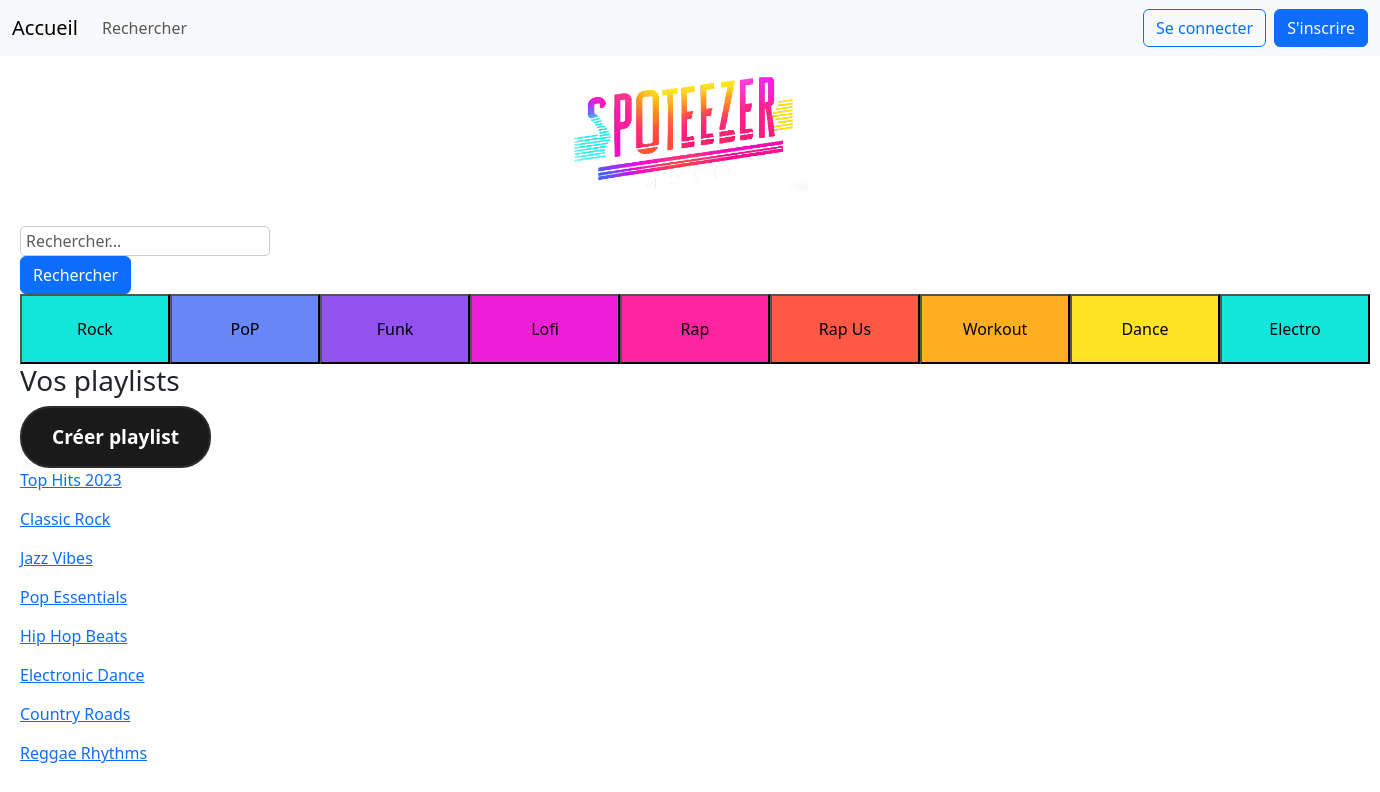
The page / on the database its author committed.
### tables this page shows
CREATE TABLE Playlist(
   id_playlist INT AUTO_INCREMENT,
   name_playlist VARCHAR(50)  NOT NULL,
   PRIMARY KEY(id_playlist)
);

### index.php (the view, shortened to what this page needs)
<?php
include('header.php');
$db = ConnexionBase();
$playlists = $db->query("SELECT * FROM playlist")->fetchAll(PDO::FETCH_ASSOC);
?>
<main id="partiePrincipale">
    <form action="search.php" method="GET" class="form-inline">
        <input id="barreDeRecherche" type="search" name="search" placeholder="Rechercher..." class="form-control mr-sm-2">
        <button type="submit" class="btn btn-primary">Rechercher</button>
    </form>
    <article>
        <div class="colorbuton">
            <a href="playlist_default.php?genre=Rock">
                <button id="boutonMusiqueRock" style="width: 150px; height: 70px;">Rock</button>
            </a>
            <a href="playlist_default.php?genre=Pop">
                <button id="boutonMusiquePop" style="width: 150px; height: 70px;">PoP</button>
            </a>
            <a href="playlist_default.php?genre=Funk">
                <button id="boutonMusiqueFunk" style="width: 150px; height: 70px;">Funk</button>
            </a>
            <a href="playlist_default.php?genre=Lofi">
                <button id="boutonMusiqueLofi" style="width: 150px; height: 70px;">Lofi</button>
            </a>
            <a href="playlist_default.php?genre=Rap">
                <button id="boutonMusiqueRap" style="width: 150px; height: 70px;">Rap</button>
            </a>
            <a href="playlist_default.php?genre=RapUs">
                <button id="boutonMusiqueRapUs" style="width: 150px; height: 70px;">Rap Us</button>
            </a>
            <a href="playlist_default.php?genre=Workout">
                <button id="boutonMusiqueWorkout" style="width: 150px; height: 70px;">Workout</button>
            </a>
            <a href="playlist_default.php?genre=Dance">
                <button id="boutonMusiqueDance" style="width: 150px; height: 70px;">Dance</button>
            </a>
            <a href="playlist_default.php?genre=Electro">
                <button id="boutonMusiqueElectro" style="width: 150px; height: 70px;">Electro</button>
            </a>
        </div>
    </article>
    <h3>Vos playlists</h3>
    <article>
        <form>
            <button id="butCreer" class="Enregister" type="button" class="btn btn-primary" data-bs-toggle="modal" data-bs-target="#modale"> Créer playlist </button>
        </form>
    </article>
    <article>
        <?php foreach($playlists as $playlist): ?>
            <a href="page_playlist.php?name_playlist=<?= $playlist['name_playlist']?>"><?= $playlist['name_playlist']?></a>
        <?php endforeach ?>
    </article>
</main>
</body>
</html>

### Style/style.css (style rules this page uses)
body { background-image: url(/Style/img/background.png); }
#barreDeRecherche { width: 250px; height: 30px; padding: 5px; border-radius: 5px; border: 1px solid #ccc; font-size: 16px; }
.colorbuton { display: flex; justify-content: space-around; }
#boutonMusiqueRock { background-color: #14e6db; }
#boutonMusiquePop { background-color: #6786f8 }
#boutonMusiqueFunk { background-color: #9253f2 }
#boutonMusiqueLofi { background-color: #ef1fd8 }
#boutonMusiqueRap { background-color: #ff259e }
#boutonMusiqueRapUs { background-color: #ff5946 }
#boutonMusiqueWorkout { background-color: #ffaf21 }
#boutonMusiqueDance { background-color: #ffe327 }
#boutonMusiqueElectro { background-color: #14e6db }
article { align-items: flex-start; display: flex; flex-direction: column; align-items: flex-start; gap: 15px; }
.Enregister { padding: 15px 30px; border: 2px solid #2c2c2c; background-color: #1a1a1a; color: #ffffff; font-size: 1.2rem; cursor: pointer; border-radius: 30px; transition: all 0.4s ease; outline: none; position: relative; overflow: hidden; font-weight: bold; }
.Enregister::after { content: ""; position: absolute; top: 0; left: 0; width: 100%; height: 100%; background: radial-gradient( circle, rgba(255, 255, 255, 0.25) 0%, rgba(255, 255, 255, 0) 70% ); transform: scale(0); transition: transform 0.5s ease; }
main { padding: 20px; }

### rows shown on the page
playlist: name_playlist "Top Hits 2023"
playlist: name_playlist "Classic Rock"
playlist: name_playlist "Jazz Vibes"
playlist: name_playlist "Pop Essentials"
playlist: name_playlist "Hip Hop Beats"
playlist: name_playlist "Electronic Dance"
playlist: name_playlist "Country Roads"
playlist: name_playlist "Reggae Rhythms"
